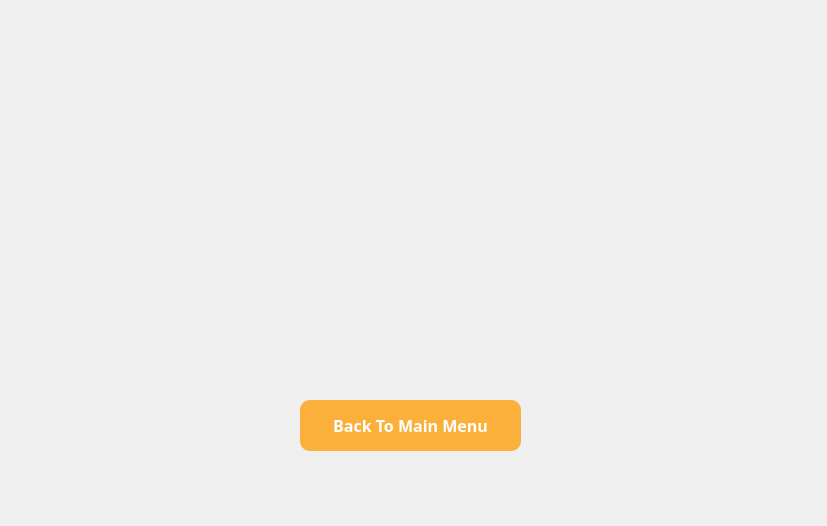
<?xml version="1.0" encoding="UTF-8"?>
<ui version="4.0">
 <class>Dialog</class>
 <widget class="QDialog" name="Dialog">
  <property name="geometry">
   <rect>
    <x>0</x>
    <y>0</y>
    <width>827</width>
    <height>526</height>
   </rect>
  </property>
  <property name="windowTitle">
   <string>Dialog</string>
  </property>
  <widget class="QLabel" name="label">
   <property name="geometry">
    <rect>
     <x>0</x>
     <y>0</y>
     <width>831</width>
     <height>541</height>
    </rect>
   </property>
   <property name="acceptDrops">
    <bool>true</bool>
   </property>
   <property name="text">
    <string/>
   </property>
   <property name="pixmap">
    <pixmap>images/eventenrolled.png</pixmap>
   </property>
   <property name="scaledContents">
    <bool>true</bool>
   </property>
   <property name="wordWrap">
    <bool>false</bool>
   </property>
  </widget>
  <widget class="QPushButton" name="eventenrolledbutt">
   <property name="geometry">
    <rect>
     <x>300</x>
     <y>400</y>
     <width>221</width>
     <height>51</height>
    </rect>
   </property>
   <property name="font">
    <font>
     <family>Arial Black</family>
     <pointsize>12</pointsize>
     <italic>false</italic>
     <bold>true</bold>
    </font>
   </property>
   <property name="cursor">
    <cursorShape>PointingHandCursor</cursorShape>
   </property>
   <property name="mouseTracking">
    <bool>true</bool>
   </property>
   <property name="tabletTracking">
    <bool>true</bool>
   </property>
   <property name="acceptDrops">
    <bool>false</bool>
   </property>
   <property name="styleSheet">
    <string notr="true">QWidget#eventenrolledbutt{
background-color: rgb(251, 176, 59);
font: 900 12pt &quot;Arial Black&quot;; color : rgb(255, 255, 255);
border-radius: 10px;}

QWidget#eventenrolledbutt:hover {
    
    background-color:rgb(238, 223, 146); 
    border: 2px solid #388E3C; 
    padding: 10px 20px; 
    font-size: 15px; 
}</string>
   </property>
   <property name="text">
    <string>Back To Main Menu</string>
   </property>
  </widget>
  <widget class="QWidget" name="widget" native="true">
   <property name="geometry">
    <rect>
     <x>0</x>
     <y>0</y>
     <width>120</width>
     <height>80</height>
    </rect>
   </property>
  </widget>
 </widget>
 <resources/>
 <connections/>
</ui>
